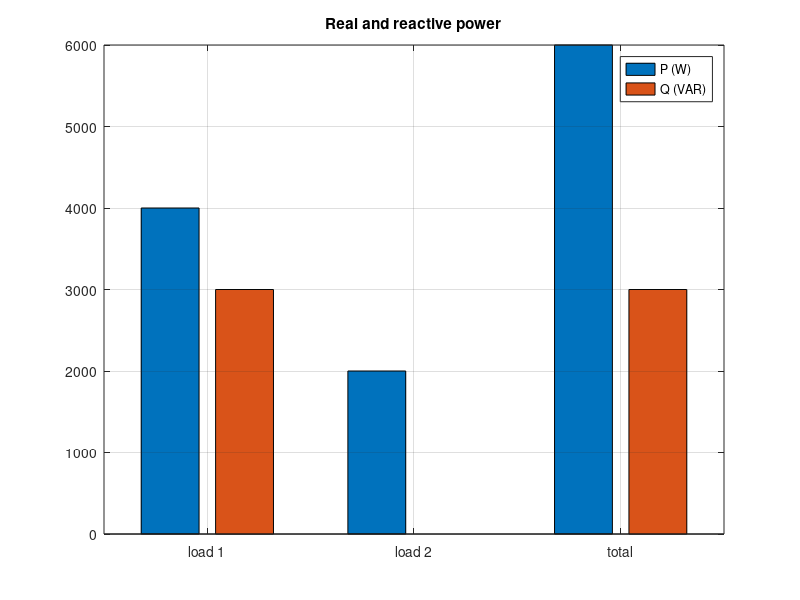

Recreate this plot in MATLAB.
% Circuits 1 — Power Calculations
%title: Two Loads in Parallel
%ar-title: حملان على التوازي
%lesson: c1-power-5
%course: circuits-1

%% The example
%ar: الحمل الأول 4 kW بمعامل 0.8 متأخر ⇐ Q1 = P tan(acos 0.8). الثاني 2 kW بمعامل 1. نجمع S ثم نحسب التيار ومعامل القدرة.
V = 200;
P = [4000 2000]; pf = [0.8 1];
Q = P .* tan(acos(pf));
S = sum(P + 1j*Q);
I = abs(S)/V;
fprintf('Q = %g, %g VAR\n', Q)
fprintf('S = %g%+gj VA, |S| = %.1f VA, I = %.2f A, pf = %.4f\n', real(S), imag(S), abs(S), I, cos(angle(S)))

%% A bar chart of P and Q
%ar: bar مع مصفوفة يرسم أعمدة متجاورة: P و Q لكل حمل وللمجموع.
bar([P real(S); Q imag(S)]'); grid on; set(gca, 'XTickLabel', {'load 1', 'load 2', 'total'})
legend('P (W)', 'Q (VAR)'); title('Real and reactive power')

%%! Project idea: a factory load table
%ar: مشروع: جدول أحمال مصنع من ملف (هنا مكتوب داخل الكود)، ويطبع التيار الكلي ومعامل القدرة، ويحذر إذا تجاوز التيار سعة القاطع.
P = [4000 2000 7500 1200]; pf = [0.8 1 0.85 0.7]; breaker = 80;
S = sum(P + 1j*P.*tan(acos(pf))); I = abs(S)/V;
fprintf('total %.0f W, %.0f VAR, I = %.1f A, pf = %.3f\n', real(S), imag(S), I, cos(angle(S)))
if I > breaker, fprintf('WARNING: exceeds the %g A breaker\n', breaker), end
